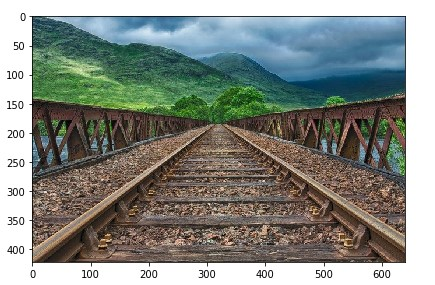
#> input picture Semaine1/Cours/im2_5.jpg, 435 x 285 px
$ python -i app.py   (imports and definitions only)
#> lines starting #> are read from the running program, lines starting #| are printed output that depends on the picture; after the words box and inside, x2 and y2 are one past the last pixel; in counts of white or black regions, pixels touching at a corner belong together
import gradio as gr
from PIL import Image
import numpy as np
import cv2
from skimage.color import rgb2gray
import PIL.ImageFilter
from scipy.ndimage import convolve
from skimage import morphology

# Fonctions de traitement d'image
#==========================================================================================
# 1. Charger l'image
def load_image(image):
    return image
#==========================================================================================

#==========================================================================================
# Transformer l'image en niveau de gris
# [22 lines left out: functions gray, blanc_noir, apply_negative, not called in this run]
#==========================================================================================

#==========================================================================================
# 3. Transformation en Rotation
def rotate_image(image, angle):
    return image.rotate(angle, expand=True)
#==========================================================================================

#==========================================================================================
# 4. Application des filtres
# [25 lines left out: functions filtrage_image, binarize_image, not called in this run]

#==========================================================================================
# 6. Redimensionnement de l'image
def resize_image(image, width, height):
    return image.resize((width, height))

#==========================================================================================
# 7. Détecter les contours avec canny:
def detect_contour(image):
    # Transformer l'image en niveau de gris
    image = cv2.cvtColor(np.array(image), cv2.COLOR_RGB2GRAY)
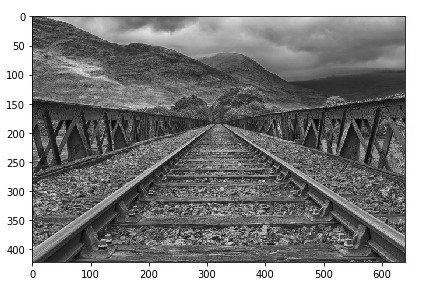
#> image: shape (285, 435); min 0, max 255, mean 136
    image = cv2.GaussianBlur(image, (5, 5), 0)
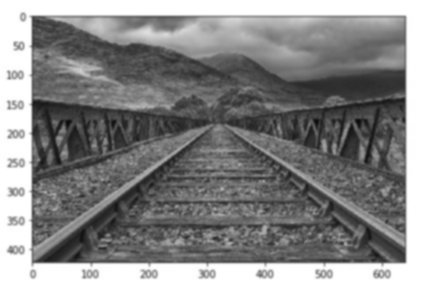
#> image: shape (285, 435); min 10, max 255, mean 136
    edges = cv2.Canny(image, threshold1=50, threshold2=150)
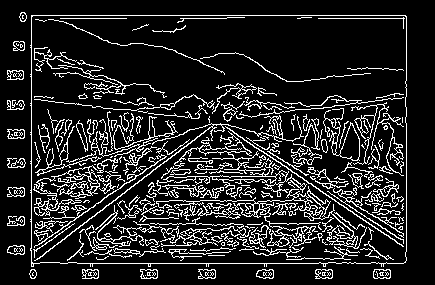
#> edges: shape (285, 435); 14.7% white in thin lines or dots, all inside (x1, y1, x2, y2) = (7, 12, 407, 279)
    return Image.fromarray(edges)

#==========================================================================================
# 8. Détecter les contours avec Sobel:
# [64 lines left out: functions detect_contour_sobel, morphologies_erosion, morphologies_dilatation, image_processing, not called in this run]

#==========================================================================================
# Interface Gradio
# [33 lines not run here, left out]

>>> import cv2
>>> picture = cv2.cvtColor(cv2.imread('../Cours/im2_5.jpg'), cv2.COLOR_BGR2RGB)
>>> result = detect_contour(picture)
